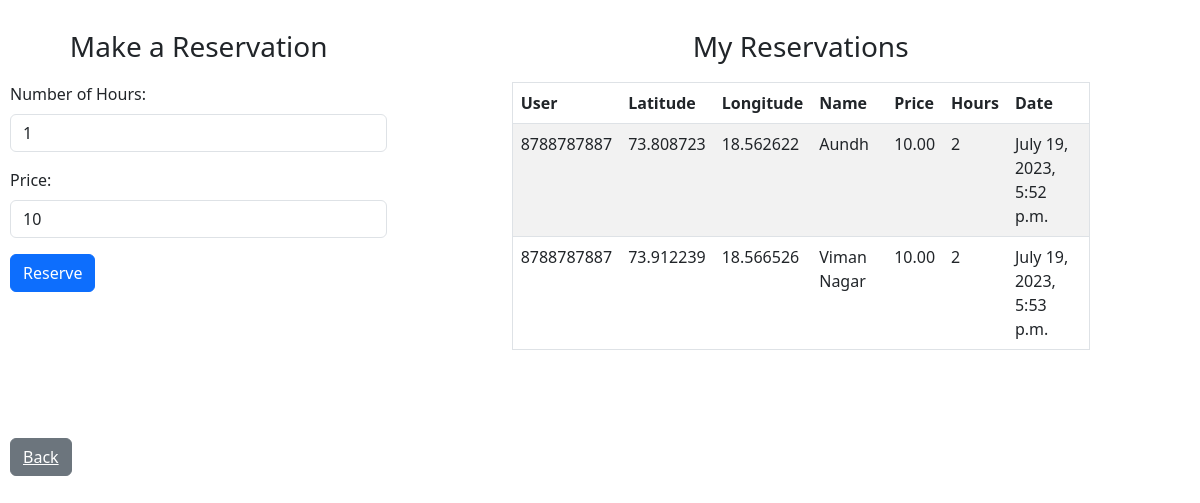
Page /parking/reservation/1/1/ on the committed database.
### parking/models.py (models this page shows)
class Reservation(models.Model):
    user = models.ForeignKey(User, on_delete=models.CASCADE)
    parking_spot = models.ForeignKey(ParkingSpot, on_delete=models.CASCADE)
    hours = models.PositiveIntegerField()
    price = models.DecimalField(max_digits=10, decimal_places=2)
    created_on = models.DateTimeField(auto_now_add=True, null=True)
    updated_on = models.DateTimeField(auto_now_add=True, null=True)

class User(models.Model):
    phone_number = models.CharField(max_length=20)
    email = models.EmailField()
    created_on = models.DateTimeField(auto_now_add=True, null=True)

class ParkingSpot(models.Model):
    latitude = models.FloatField()
    longitude = models.FloatField()
    name = models.CharField(max_length=50,blank=True, null=True)
    active = models.BooleanField(default=False)
    created_on = models.DateTimeField(auto_now_add=True, null=True)

### parking/views.py (the view, shortened to what this page needs)
# urls.py: path('reservation/<int:user>/<int:spot>/', ReservationView.as_view(), name='reservation'),
class ReservationView(View):
    def get(self, request, user, spot):
        reservations = Reservation.objects.filter(user_id=user)
        price = calculate_price(1)
        return render(request, 'parking/reservation.html', {'user': user, 'price': price, 'spot': spot, 'reservations': reservations})

### parking/views.py (called while the page is built)
def calculate_price(hours):
    rate_per_hour = 10  # Set the rate per hour
    price = rate_per_hour * hours
    return price

### templates/parking/reservation.html (shortened to what this page needs)
<!DOCTYPE html>
<html lang="en">
<head>
    <link rel="stylesheet" href="https://cdn.jsdelivr.net/npm/bootstrap@5.3.0/dist/css/bootstrap.min.css">
</head>
<body>
<div class="row" style="padding:20px 10px;">
    <div class="col-md-4">
<h3 class="text-center" style="padding:10px 0px;">Make a Reservation</h3>
<form method="POST" action="/parking/reservation/{{user}}/{{spot}}/">
    <div class="mb-3">
    <label for="hours" class="form-label">Number of Hours:</label>
    <input type="number" class="form-control" id="hours" name="hours" value="1" required>
  </div>
  <div class="mb-3">
    <label for="price" class="form-label">Price:</label>
    <input type="text" class="form-control" id="price" name="price" value="{{price}}" readonly>
  </div>
  <button type="submit" class="btn btn-primary">Reserve</button>
</form>
    </div>
    <div class="col-md-1"></div>
     <div class="col-md-6">
<h3 class="text-center" style="padding:10px 0px;">My Reservations</h3>
<div class="table-responsive table-bordered">
  <table class="table table-striped">
    <thead>
      <tr>
          <th>User</th>
        <th>Latitude</th>
        <th>Longitude</th>
          <th>Name</th>
          <th>Price</th>
          <th>Hours</th>
          <th>Date</th>
      </tr>
    </thead>
    <tbody>
      {% for res in reservations %}
        <tr>
          <td>{{ res.user.phone_number }}</td>
            <td>{{ res.parking_spot.longitude }}</td>
          <td>{{ res.parking_spot.latitude }}</td>
            <td>{{ res.parking_spot.name }}</td>
            <td>{{ res.price }}</td>
            <td>{{ res.hours }}</td>
            <td>{{ res.created_on }}</td>
        </tr>
      {% empty %}
        <tr>
          <td colspan="2">No parking spots available.</td>
        </tr>
      {% endfor %}
    </tbody>
  </table>
</div>
        </div>
    <div class="col-md-2">
        <br><br><br>
    <button class="btn btn-secondary"><a href="/parking/parking-spots/{{user}}/" style="color:white;">Back</a></button>
    </div>
</div>
</body>
</html>

### rows in the picture
Reservation: user.phone_number "8788787887", parking_spot.longitude "73.808723", parking_spot.latitude "18.562622", parking_spot.name "Aundh", price "10.00", hours "2", created_on "July 19, 2023, 5:52 p.m."
Reservation: user.phone_number "8788787887", parking_spot.longitude "73.912239", parking_spot.latitude "18.566526", parking_spot.name "Viman Nagar", price "10.00", hours "2", created_on "July 19, 2023, 5:53 p.m."
